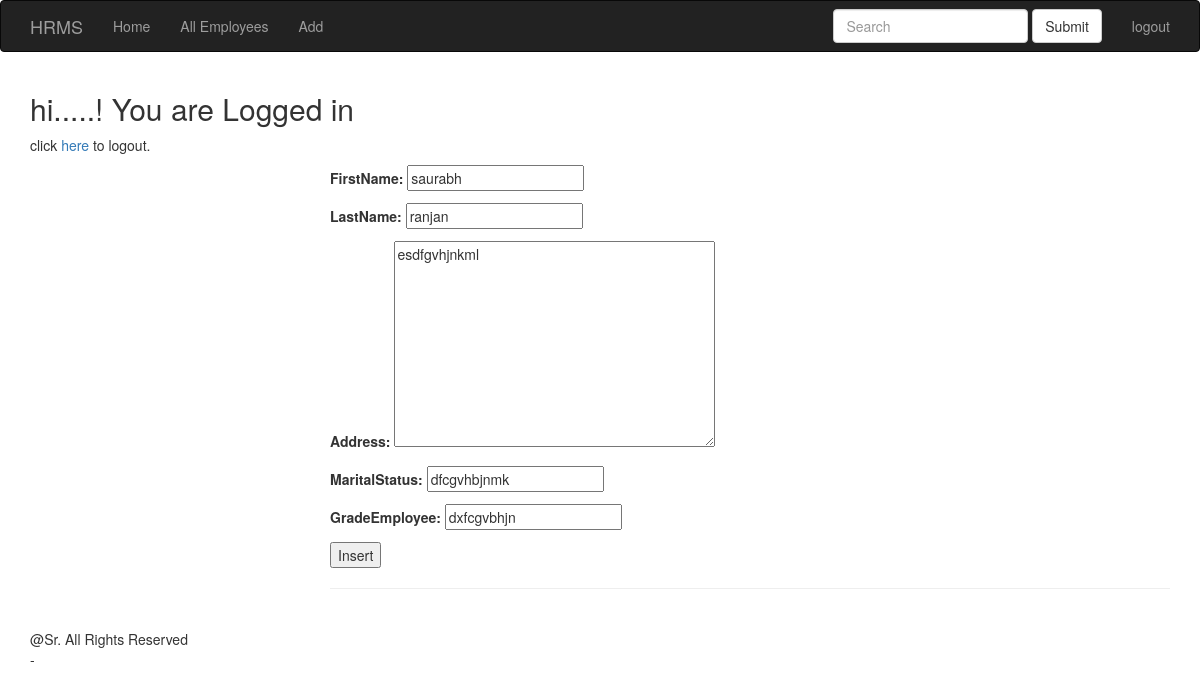
The page /loggedIn/update/1/ on the database as committed earlier.
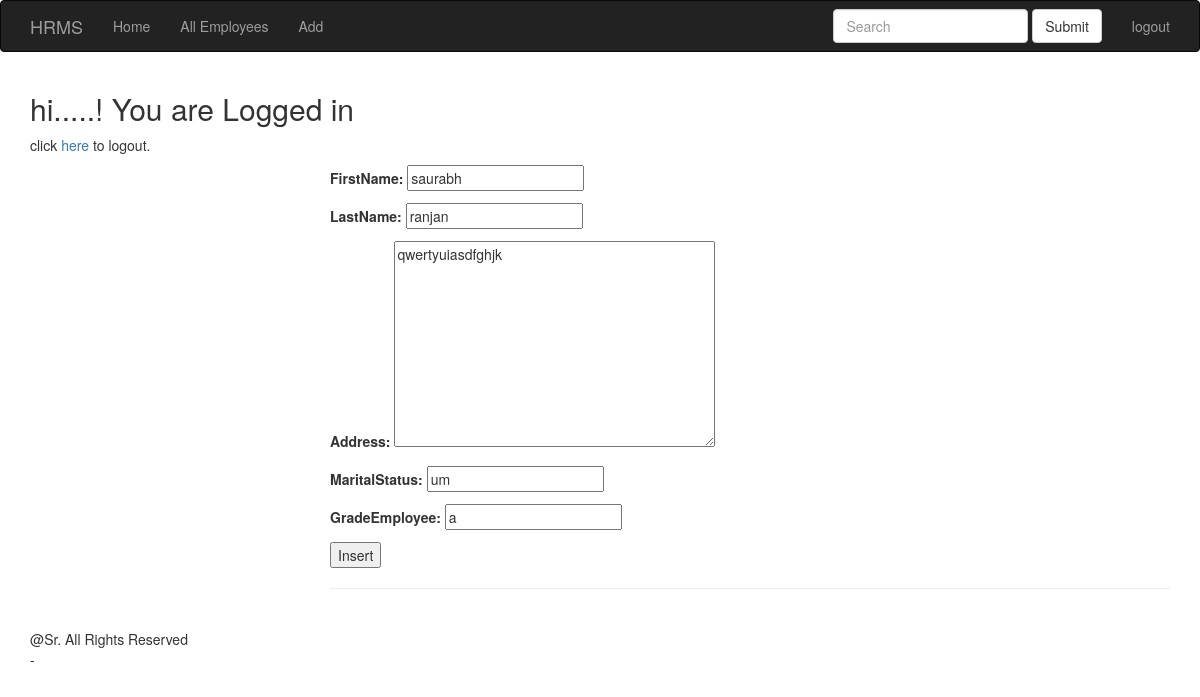
The same page on the database as committed later.
### blogser/models.py (models this page shows, shortened)
class hrms(models.Model):
	EmployeeNo = models.AutoField(primary_key=True)
	FirstName = models.CharField(max_length=15)
	LastName = models.CharField(max_length=15)
	CurrentTime = models.DateTimeField(auto_now=True)
	Address = models.TextField()
	MaritalStatus = models.CharField(max_length=15)
	GradeEmployee = models.CharField(max_length=10)

### blogser/views.py (the view)
# urls.py: url(r'^update/(\d+)/$', update, name = 'update'),
def update(request, id):
	n = hrms.objects.get(EmployeeNo = id)
	if request.method == "POST":
		form = hrmsForm(request.POST,instance=n)
		if form.is_valid():
			form.save()
			return HttpResponseRedirect('/loggedIn/')
	else:
		form = hrmsForm(instance=n)
	return render(request,'blogser/add.html',{'fullname':request.user.username, 'form': form})

### blogser/forms.py
class hrmsForm(forms.ModelForm):
	class Meta:
		model = hrms
		fields = '__all__'

### blogser/templates/blogser/add.html (shortened to what this page needs)
{% extends 'login/header.html' %}
{% block navbar2 %}
<li><a href="{% url 'all' %}">All Employees</a></li>
<li><a href="{% url 'add' %}">Add</a></li>
{% endblock %}
{% block navbar %}
<form class="navbar-form navbar-left" action="/loggedIn/search_query/" method="post">{% csrf_token %}
	<div class="form-group">
	    <input type="text" class="form-control" placeholder="Search" name="search_box" id="search_box">
	</div>
	<button type="submit" class="btn btn-default">Submit</button>
</form>
<li><a href="/logout/">logout</a></li>
{% endblock %}
{% block content %}
<div>
	<h2> hi...{{ fullname }}..! You are Logged in</h2>
	<p>click <a href="/logout/">here</a> to logout.</p>
</div>
<div style="margin-left:300px">
{% if form %}
<form action="" method="post" enctype = "multipart/form-data" >
	    {{ form.as_p }}
	    <button type="submit">Insert</button>
</form><hr><br>
{% endif %}
{% endblock %}

Rows that differ between the two databases and show on the page:
changed hrms "saurabh": Address "esdfgvhjnkml" → "qwertyuiasdfghjk"; MaritalStatus "dfcgvhbjnmk" → "um"; GradeEmployee "dxfcgvbhjn" → "a"
